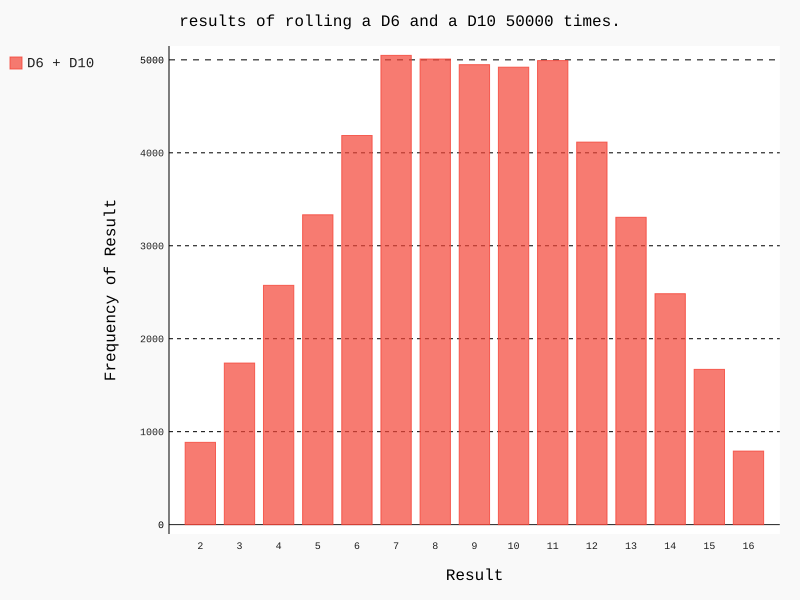

Write the Python code that produced this figure.
from die import Die
import pygal

#create two d6
die_1 = Die()
die_2 = Die(10)

#make rolls
results = []
rolls = 50000

for roll_num in range(rolls):
    result = die_1.roll() + die_2.roll()
    results.append(result)

print(results)

#analyze results
frequencies = []
max_result = die_1.num_sides + die_2.num_sides
for value in range(2, max_result+1):
    frequency = results.count(value)
    frequencies.append(frequency)

print(frequencies)

#visualize results
hist = pygal.Bar()

hist.title = f"results of rolling a D6 and a D10 {rolls} times."
hist.x_labels = ['2', '3', '4', '5', '6', '7', '8', '9', '10', '11', '12', '13', '14', '15', '16']
hist.x_title = "Result"
hist.y_title = "Frequency of Result"

hist.add('D6 + D10', frequencies)
hist.render_to_file('die_visual.svg')
